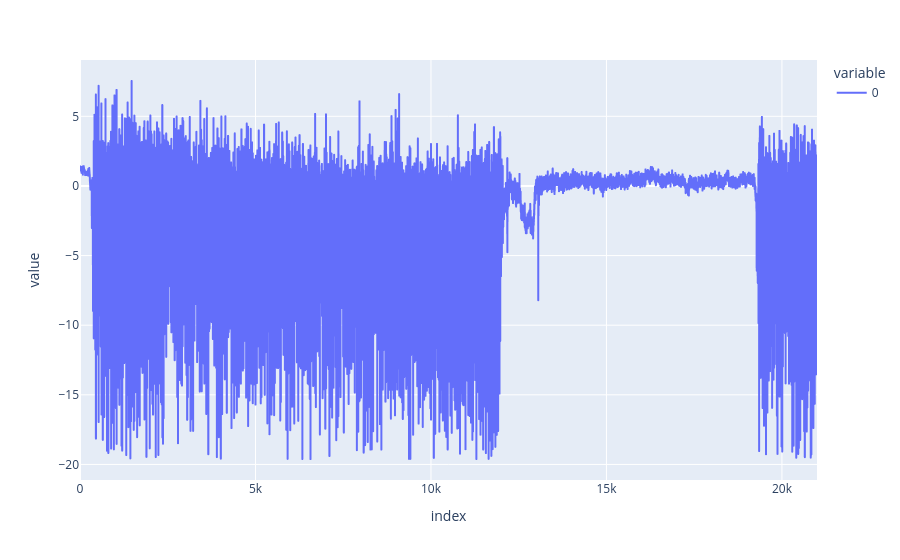

The notebook cell this image was saved under:
### Code cell
nu = 0  # Usuário 0, que é o proband3
nd = 0  # Posição 0, que é o chest
na = 3  # Atividade 3, que é running
eixo = 2
fs = 50
sig = np.array(Udata[nu][nd])[na, :, eixo]
x = sig[1000:1150]
px.line(sig)

### Figure 1 — Plotly figure (JSON) as saved in the notebook; plotly's stock layout.template omitted (floating-point values rounded to 4 significant figures; data arrays with more than 128 entries replaced by an {"elided": "..."} marker saying what was removed)
{"data": [{"hovertemplate": "variable=0<br>index=%{x}<br>value=%{y}<extra></extra>", "legendgroup": "0", "line": {"color": "#636efa", "dash": "solid"}, "marker": {"symbol": "circle"}, "mode": "lines", "name": "0", "showlegend": true, "type": "scattergl", "x": {"elided": "21000 int values"}, "xaxis": "x", "y": {"elided": "21000 float values"}, "yaxis": "y"}], "layout": {"legend": {"title": {"text": "variable"}, "tracegroupgap": 0}, "margin": {"t": 60}, "xaxis": {"anchor": "y", "domain": [0, 1], "title": {"text": "index"}}, "yaxis": {"anchor": "x", "domain": [0, 1], "title": {"text": "value"}}}}
